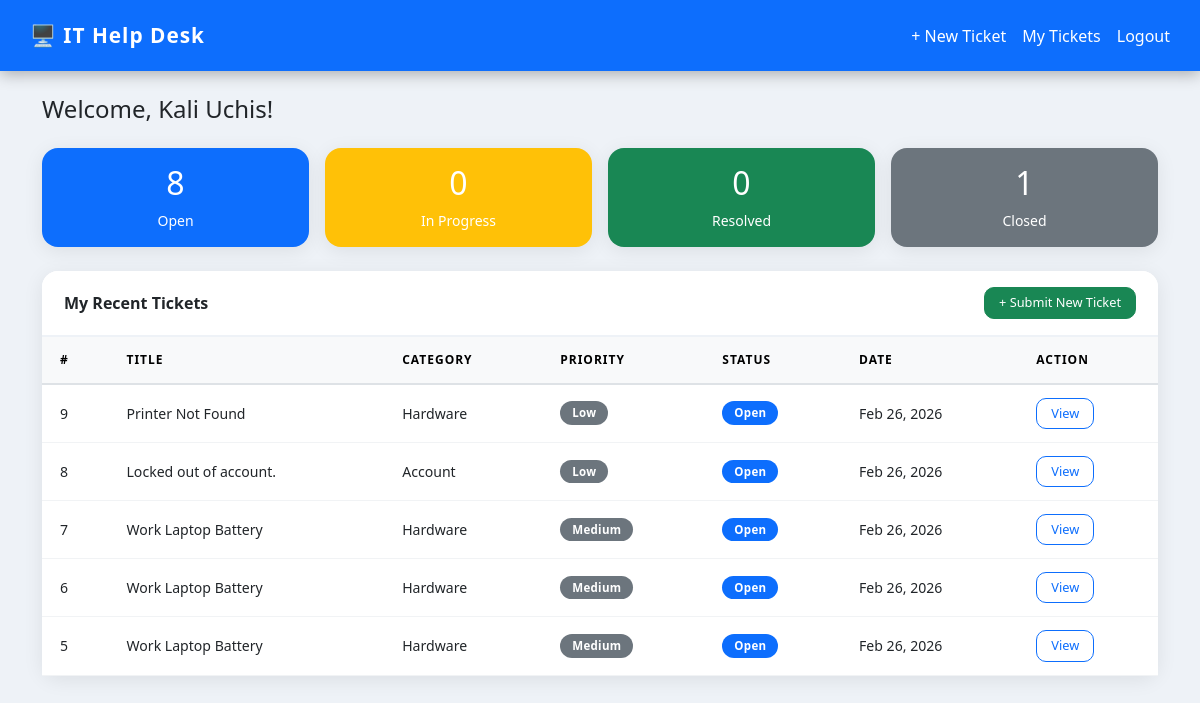
Screenshot of /staff/dashboard.php (signed in) with the database file from the repository.
### tables this page shows
CREATE TABLE `tickets` (
  `id` int NOT NULL AUTO_INCREMENT,
  `user_id` int NOT NULL,
  `assigned_to` int DEFAULT NULL,
  `title` varchar(200) NOT NULL,
  `description` text NOT NULL,
  `category` enum('Hardware','Software','Network','Account','Other') DEFAULT 'Other',
  `priority` enum('Low','Medium','High','Critical') DEFAULT 'Medium',
  `status` enum('Open','In Progress','Resolved','Closed') DEFAULT 'Open',
  `created_at` timestamp NULL DEFAULT CURRENT_TIMESTAMP,
  `updated_at` timestamp NULL DEFAULT CURRENT_TIMESTAMP ON UPDATE CURRENT_TIMESTAMP,
  PRIMARY KEY (`id`),
  KEY `user_id` (`user_id`),
  KEY `assigned_to` (`assigned_to`),
  CONSTRAINT `tickets_ibfk_1` FOREIGN KEY (`user_id`) REFERENCES `users` (`id`),
  CONSTRAINT `tickets_ibfk_2` FOREIGN KEY (`assigned_to`) REFERENCES `users` (`id`)
);

### staff/dashboard.php (the view, shortened to what this page needs)
<?php
require_once '../config/db.php';
$user_id = $_SESSION['user_id'];
$stmt = $pdo->prepare("SELECT COUNT(*) FROM tickets WHERE user_id = ? AND status = 'Open'");
$stmt->execute([$user_id]);
$open = $stmt->fetchColumn();
$stmt = $pdo->prepare("SELECT COUNT(*) FROM tickets WHERE user_id = ? AND status = 'In Progress'");
$stmt->execute([$user_id]);
$in_progress = $stmt->fetchColumn();
$stmt = $pdo->prepare("SELECT COUNT(*) FROM tickets WHERE user_id = ? AND status = 'Resolved'");
$stmt->execute([$user_id]);
$resolved = $stmt->fetchColumn();
$stmt = $pdo->prepare("SELECT COUNT(*) FROM tickets WHERE user_id = ? AND status = 'Closed'");
$stmt->execute([$user_id]);
$closed = $stmt->fetchColumn();
$stmt = $pdo->prepare("
    SELECT * FROM tickets
    WHERE user_id = ?
    ORDER BY created_at DESC
    LIMIT 5
");
$stmt->execute([$user_id]);
$tickets = $stmt->fetchAll();
?>
<!DOCTYPE html>
<html lang="en">
<head>
    <link href="https://cdn.jsdelivr.net/npm/bootstrap@5.3.0/dist/css/bootstrap.min.css" rel="stylesheet">
    <link rel="stylesheet" href="../assets/css/style.css">
</head>
<body>
<nav class="navbar navbar-dark bg-primary px-4">
    <span class="navbar-brand">🖥️ IT Help Desk</span>
    <div class="d-flex gap-3">
        <a href="../tickets/create.php" class="text-white text-decoration-none">+ New Ticket</a>
        <a href="my_tickets.php" class="text-white text-decoration-none">My Tickets</a>
        <a href="../auth/logout.php" class="text-white text-decoration-none">Logout</a>
    </div>
</nav>
<div class="container mt-4">
    <h4 class="mb-4">Welcome, <?= htmlspecialchars($_SESSION['name']) ?>!</h4>
    <div class="row g-3 mb-4">
        <div class="col-md-3">
            <div class="card text-white bg-primary text-center p-3">
                <h2><?= $open ?></h2>
                <small>Open</small>
            </div>
        </div>
        <div class="col-md-3">
            <div class="card text-white bg-warning text-center p-3">
                <h2><?= $in_progress ?></h2>
                <small>In Progress</small>
            </div>
        </div>
        <div class="col-md-3">
            <div class="card text-white bg-success text-center p-3">
                <h2><?= $resolved ?></h2>
                <small>Resolved</small>
            </div>
        </div>
        <div class="col-md-3">
            <div class="card text-white bg-secondary text-center p-3">
                <h2><?= $closed ?></h2>
                <small>Closed</small>
            </div>
        </div>
    </div>
    <div class="card shadow-sm">
        <div class="card-header d-flex justify-content-between align-items-center">
            <strong>My Recent Tickets</strong>
            <a href="../tickets/create.php" class="btn btn-sm btn-success">+ Submit New Ticket</a>
        </div>
        <div class="card-body p-0">
            <table class="table table-hover mb-0">
                <thead class="table-light">
                    <tr>
                        <th>#</th>
                        <th>Title</th>
                        <th>Category</th>
                        <th>Priority</th>
                        <th>Status</th>
                        <th>Date</th>
                        <th>Action</th>
                    </tr>
                </thead>
                <tbody>
                    <?php if (empty($tickets)): ?>
                        <tr>
                            <td colspan="7" class="text-center py-4">
                                No tickets yet. <a href="../tickets/create.php">Submit your first ticket!</a>
                            </td>
                        </tr>
                    <?php else: ?>
                        <?php foreach ($tickets as $ticket): ?>
                        <tr>
                            <td><?= $ticket['id'] ?></td>
                            <td><?= htmlspecialchars($ticket['title']) ?></td>
                            <td><?= $ticket['category'] ?></td>
                            <td>
                                <span class="badge bg-<?= $ticket['priority'] === 'Critical' ? 'danger' : ($ticket['priority'] === 'High' ? 'warning' : 'secondary') ?>">
                                    <?= $ticket['priority'] ?>
                                </span>
                            </td>
                            <td>
                                <span class="badge bg-<?= $ticket['status'] === 'Open' ? 'primary' : ($ticket['status'] === 'In Progress' ? 'warning' : 'success') ?>">
                                    <?= $ticket['status'] ?>
                                </span>
                            </td>
                            <td><?= date('M d, Y', strtotime($ticket['created_at'])) ?></td>
                            <td><a href="../tickets/view.php?id=<?= $ticket['id'] ?>" class="btn btn-sm btn-outline-primary">View</a></td>
                        </tr>
                        <?php endforeach; ?>
                    <?php endif; ?>
                </tbody>
            </table>
        </div>
    </div>
</div>
</body>
</html>

### assets/css/style.css (style rules this page uses)
* { margin: 0; padding: 0; box-sizing: border-box; }
body { font-family: 'Segoe UI', Tahoma, Geneva, Verdana, sans-serif; background-color: #eef2f7 !important; }
.navbar { box-shadow: 0 3px 15px rgba(0,0,0,0.3) !important; padding: 15px 30px !important; }
.navbar-brand { font-size: 1.3rem !important; font-weight: 700 !important; letter-spacing: 1px !important; }
.card { border-radius: 16px !important; border: none !important; box-shadow: 0 4px 20px rgba(0,0,0,0.08) !important; }
.card-header { background: #fff !important; border-bottom: 2px solid #eef2f7 !important; padding: 16px 22px !important; border-radius: 16px 16px 0 0 !important; font-size: 1rem !important; }
.table { font-size: 0.88rem !important; }
.table thead th { font-weight: 700 !important; font-size: 0.75rem !important; text-transform: uppercase !important; letter-spacing: 1px !important; padding: 14px 18px !important; border-bottom: 2px solid #dee2e6 !important; }
.table tbody td { padding: 13px 18px !important; vertical-align: middle !important; border-bottom: 1px solid #f1f3f5 !important; }
.badge { font-size: 0.72rem !important; padding: 6px 12px !important; border-radius: 20px !important; font-weight: 600 !important; letter-spacing: 0.3px !important; }
.btn { border-radius: 10px !important; font-weight: 500 !important; transition: all 0.2s ease !important; }
.btn-sm { padding: 5px 14px !important; font-size: 0.8rem !important; }

### rows the page displays
tickets: id "9", title "Printer Not Found", category "Hardware", priority "Low", status "Open", created_at "Feb 26, 2026"
tickets: id "8", title "Locked out of account.", category "Account", priority "Low", status "Open", created_at "Feb 26, 2026"
tickets: id "7", title "Work Laptop Battery", category "Hardware", priority "Medium", status "Open", created_at "Feb 26, 2026"
tickets: id "6", title "Work Laptop Battery", category "Hardware", priority "Medium", status "Open", created_at "Feb 26, 2026"
tickets: id "5", title "Work Laptop Battery", category "Hardware", priority "Medium", status "Open", created_at "Feb 26, 2026"

### other values shown
$_SESSION['name'] "Kali Uchis"
$open "8"
$in_progress "0"
$resolved "0"
$closed "1"
